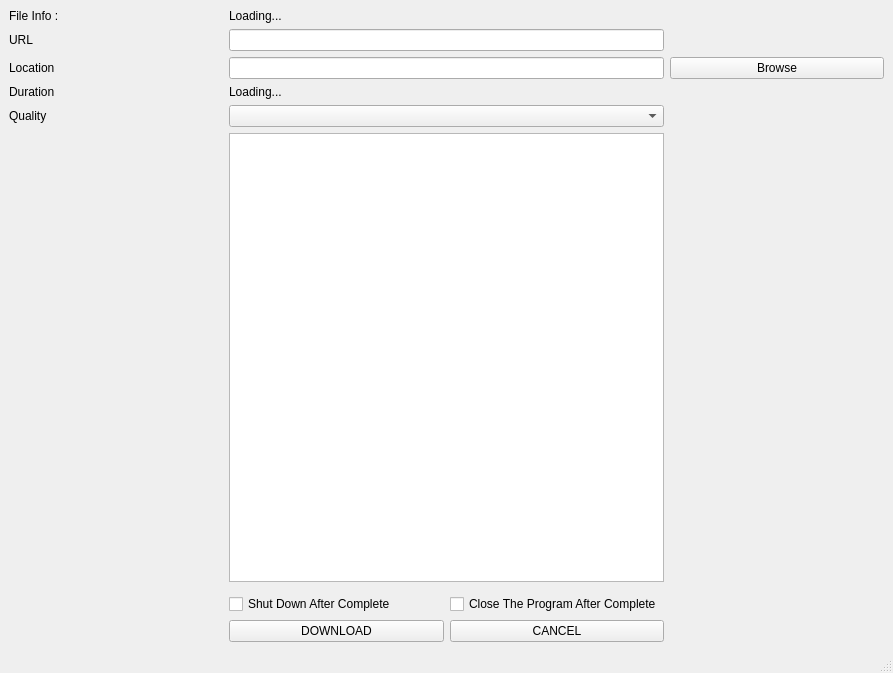
<?xml version="1.0" encoding="UTF-8"?>
<ui version="4.0">
 <class>MainWindow</class>
 <widget class="QMainWindow" name="MainWindow">
  <property name="geometry">
   <rect>
    <x>0</x>
    <y>0</y>
    <width>893</width>
    <height>673</height>
   </rect>
  </property>
  <property name="windowTitle">
   <string>MainWindow</string>
  </property>
  <widget class="QWidget" name="centralwidget">
   <layout class="QGridLayout" name="gridLayout">
    <item row="4" column="0">
     <widget class="QLabel" name="label_13">
      <property name="text">
       <string>Quality</string>
      </property>
     </widget>
    </item>
    <item row="7" column="2">
     <widget class="QCheckBox" name="checkBox_4">
      <property name="text">
       <string>Close The Program After Complete</string>
      </property>
     </widget>
    </item>
    <item row="0" column="1" colspan="3">
     <widget class="QLabel" name="FileType_2">
      <property name="text">
       <string>Loading...</string>
      </property>
     </widget>
    </item>
    <item row="2" column="0">
     <widget class="QLabel" name="label_3">
      <property name="text">
       <string>Location</string>
      </property>
     </widget>
    </item>
    <item row="1" column="0">
     <widget class="QLabel" name="label_8">
      <property name="text">
       <string>URL</string>
      </property>
     </widget>
    </item>
    <item row="2" column="1" colspan="2">
     <widget class="QLineEdit" name="SaveLocationYV"/>
    </item>
    <item row="0" column="0">
     <widget class="QLabel" name="label_5">
      <property name="text">
       <string>File Info :</string>
      </property>
     </widget>
    </item>
    <item row="1" column="1" colspan="2">
     <widget class="QLineEdit" name="lineEdit2"/>
    </item>
    <item row="3" column="1" colspan="2">
     <widget class="QLabel" name="FileType_3">
      <property name="text">
       <string>Loading...</string>
      </property>
     </widget>
    </item>
    <item row="7" column="1">
     <widget class="QCheckBox" name="checkBox_3">
      <property name="styleSheet">
       <string notr="true"/>
      </property>
      <property name="text">
       <string>Shut Down After Complete</string>
      </property>
     </widget>
    </item>
    <item row="2" column="3">
     <widget class="QPushButton" name="BrowseButtonYV">
      <property name="text">
       <string>Browse</string>
      </property>
     </widget>
    </item>
    <item row="4" column="1" colspan="2">
     <widget class="QComboBox" name="QualityBox"/>
    </item>
    <item row="8" column="1">
     <widget class="QPushButton" name="DownloadYoutubeVideo">
      <property name="styleSheet">
       <string notr="true">

QPushButton:hover {
  background-color: green;
  color: white;
}

QPushButton:pressed {
  transform: scale(0.95);
}
</string>
      </property>
      <property name="text">
       <string>DOWNLOAD</string>
      </property>
     </widget>
    </item>
    <item row="8" column="2">
     <widget class="QPushButton" name="pushButton_3">
      <property name="styleSheet">
       <string notr="true">

QPushButton:hover {
  background-color: red;
  color: white;
}

QPushButton:pressed {
  transform: scale(0.95);
}
</string>
      </property>
      <property name="text">
       <string>CANCEL</string>
      </property>
     </widget>
    </item>
    <item row="3" column="0">
     <widget class="QLabel" name="label_6">
      <property name="text">
       <string>Duration</string>
      </property>
     </widget>
    </item>
    <item row="6" column="0">
     <widget class="QWidget" name="widget" native="true"/>
    </item>
    <item row="5" column="1" colspan="2">
     <widget class="QListView" name="listView"/>
    </item>
   </layout>
  </widget>
  <widget class="QMenuBar" name="menubar">
   <property name="geometry">
    <rect>
     <x>0</x>
     <y>0</y>
     <width>893</width>
     <height>33</height>
    </rect>
   </property>
  </widget>
  <widget class="QStatusBar" name="statusbar"/>
 </widget>
 <resources/>
 <connections/>
</ui>
